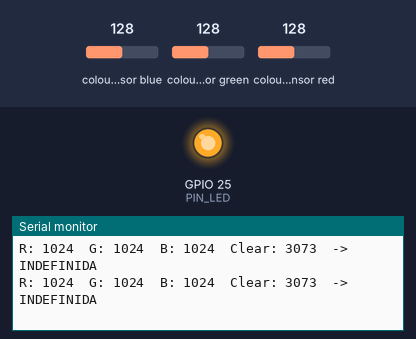
A sketch run on a simulated ESP32. Shown: output pins drawn as LEDs (lit = HIGH), the last lines printed to the serial monitor. The inputs (shaded band) are chosen by the test bench; at power-on: colour sensor blue 128, colour sensor green 128, colour sensor red 128.

Above: at 1.4 s.
1.5 s: colour sensor blue set to 191
At 2.2 s:
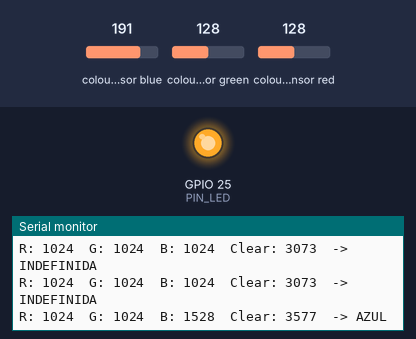
3.7 s: colour sensor green set to 250
At 4.4 s:
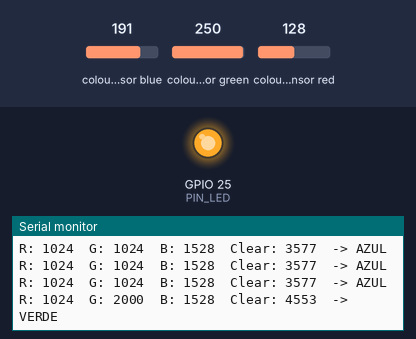

The sketch:

sensor_de_cor.ino
```cpp
/*
  Teste do sensor de cor TCS34725 (ESP32)
  Detecta: VERMELHO, VERDE, AZUL

  Ligacao:
    VIN -> 3V3 | GND -> GND
    SDA -> GPIO 21 | SCL -> GPIO 22
    LED -> GPIO 25 (liga o LED branco do sensor)

  Biblioteca necessaria (Gerenciador de Bibliotecas):
    "Adafruit TCS34725" (instale tambem a Adafruit BusIO se pedir)

  Abra o Monitor Serial em 115200 baud.
*/

#include <Wire.h>
#include <Adafruit_TCS34725.h>

const int PIN_LED = 25;
const int PIN_SDA = 21;
const int PIN_SCL = 22;

// Se o LED do sensor ficar apagado, troque para false (depende do modulo)
const bool LED_ATIVO_EM_HIGH = true;

// Ajustes de deteccao
const uint16_t CLEAR_MINIMO = 200;   // abaixo disso, considera "sem objeto"
const float MARGEM = 1.25;           // a cor dominante precisa ser 25% maior que as outras

Adafruit_TCS34725 tcs = Adafruit_TCS34725(TCS34725_INTEGRATIONTIME_50MS, TCS34725_GAIN_4X);

void setLed(bool ligado) {
  digitalWrite(PIN_LED, (ligado == LED_ATIVO_EM_HIGH) ? HIGH : LOW);
}

const char* detectaCor(uint16_t r, uint16_t g, uint16_t b, uint16_t c) {
  if (c < CLEAR_MINIMO) return "NENHUMA";

  if (r > g * MARGEM && r > b * MARGEM) return "VERMELHO";
  if (g > r * MARGEM && g > b * MARGEM) return "VERDE";
  if (b > r * MARGEM && b > g * MARGEM) return "AZUL";

  return "INDEFINIDA";
}

void setup() {
  Serial.begin(115200);
  pinMode(PIN_LED, OUTPUT);
  setLed(true);

  Wire.begin(PIN_SDA, PIN_SCL);

  if (!tcs.begin()) {
    Serial.println("Sensor TCS34725 NAO encontrado! Confira SDA, SCL e a alimentacao 3V3.");
    while (true) delay(1000);
  }

  Serial.println("Sensor encontrado. Aproxime um objeto vermelho, verde ou azul.");
}

void loop() {
  uint16_t r, g, b, c;
  tcs.getRawData(&r, &g, &b, &c);

  Serial.print("R: "); Serial.print(r);
  Serial.print("  G: "); Serial.print(g);
  Serial.print("  B: "); Serial.print(b);
  Serial.print("  Clear: "); Serial.print(c);
  Serial.print("  -> ");
  Serial.println(detectaCor(r, g, b, c));

  delay(500);
}
```

Measured:
- after the input at 1.5 s, the serial monitor: prints a new line after 0.20 s (image 1)
- after the input at 3.7 s, the serial monitor: prints a new line after 0.21 s (image 2)
